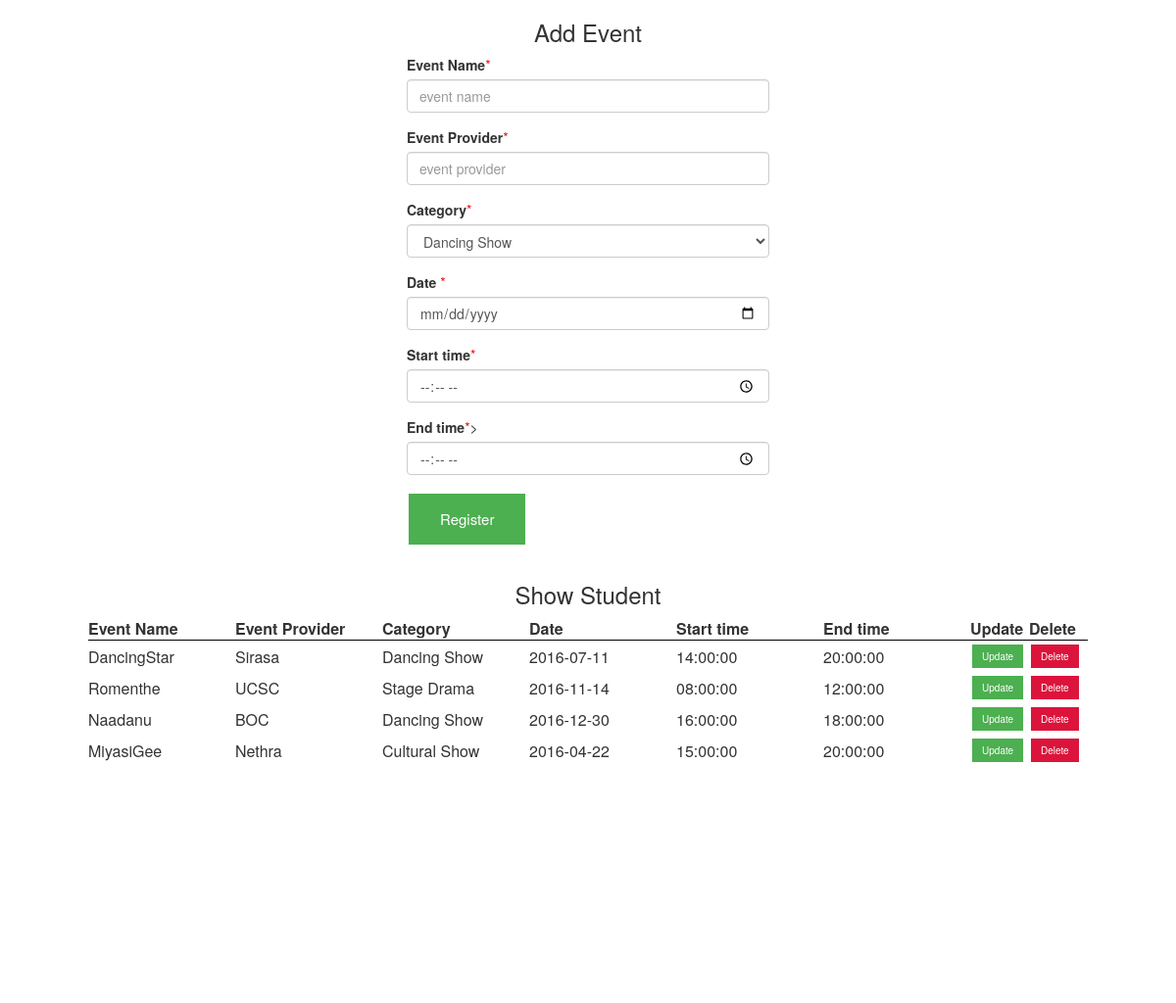
The page / on the database its author committed.
### tables this page shows
CREATE TABLE IF NOT EXISTS `event` (
  `event_id` int(11) NOT NULL,
  `event_name` varchar(50) NOT NULL,
  `event_provider` varchar(100) NOT NULL,
  `category` varchar(100) NOT NULL,
  `e_date` date NOT NULL,
  `start_time` time NOT NULL,
  `end_time` time NOT NULL,
  `status` varchar(50) DEFAULT NULL
);

### index.php (the view, shortened to what this page needs)
<?php
    $hostname = "localhost";
    $username = "root";
    $password = "";
    $database = "eventreg";
    $conn = mysqli_connect($hostname, $username, $password, $database);
?>
<html lang="en">
<head>
    <link rel="stylesheet" href="bootstrap.min.css">
    <link rel="stylesheet" href="styleCSS.css">
</head>
  <body>
    <div class="container-fluid text-center">
      <div class="row content">
        <div class="col-xs-4 sidenav">
        </div>
        <div class="col-xs-4 text-left">
          <center><h3>Add Event</h3></center>
            <form method="post" action="add_event.php" name="updateEvent">
                <div class="form-group">
                    <label>Event Name</label><span class="error">*</span><br>
                    <input type="text" class="form-control" id="name" name="event_name" placeholder="event name" required>
                </div>
                <div class="form-group">
                    <label>Event Provider</label><span class="error">*</span><br>
                    <input type="text" class="form-control" id="provider" name="event_provider" placeholder="event provider" required>
                </div>
                <div class="form-group">
                    <label>Category</label><span class="error">*</span><br>
                    <select  name="category" class="form-control" required>
                        <option value="Dancing Show">Dancing Show</option>
                    </select>
                </div>
                <div class="form-group">
                    <label>Date</label> <span class="error">*</span><br>
                    <input type="date" class="form-control" id="date" name="e_date" required>
                </div>
                <div class="form-group">
                    <label>Start time</label><span class="error">*</span><br>
                    <input type="time" class="form-control" id="stime" name="start_time" required>
                </div>
                <div class="form-group">
                    <label>End time</label><span class="error">*</span>><br>
                    <input type="time" class="form-control" id="etime" name="end_time" required>
                </div>
                <button type="submit"  name="submit" class="button">Register</button>
                </form>
        </div>
          <div class="col-xs-4 sidenav">
          </div>
      </div>
    </div>
    <div class="container-fluid text-center">
        <div class="row content">
        <center><h3>Show Student</h3></center>
                  <center><table>
                          <tr style= "border-bottom:1px solid #000000;height:10px">
                              <th style= "width:150px">Event Name</th>
                              <th style= "width:150px">Event Provider</th>
                              <th style= "width:150px">Category</th>
                              <th style= "width:150px">Date</th>
                              <th style= "width:150px">Start time</th>
                              <th style= "width:150px">End time</th>
                              <th style= "width:60px">Update</th>
                              <th style= "width:60px">Delete</th>
                          </tr>
              <?php
              if ($result = mysqli_query($conn, "SELECT * FROM event ORDER BY event_id")) {
                  if ($result->num_rows > 0) {
                      while ($row = $result->fetch_object()) {
                          echo "<tr>";
                          echo "<td>" . $row->event_name . "</td>";
                          echo "<td>" . $row->event_provider . "</td>";
                          echo "<td>" . $row->category . "</td>";
                          echo "<td>" . $row->e_date . "</td>";
                          echo "<td>" . $row->start_time . "</td>";
                          echo "<td>" . $row->end_time . "</td>";
                          echo "<td><a href='update_view.php?id=" . $row->event_id . "' class='button1'>Update</a></td>";
                          echo "<td><a href='delete_event.php?id=" . $row->event_id . "' class='button2'>Delete</a></td>";
                          echo "</tr>";
                      }
                      echo "</table></center>";
                  }
                  else {
                      echo "No results to display!";
                  }
              }
              ?>
              </div>
          </div>
  </body>
</html>

### styleCSS.css (style rules this page uses)
.row.content { height: 450px }
.sidenav { padding-top: 20px; height: 100%; }
.button { background-color: #4CAF50; border: none; color: white; padding: 15px 32px; text-align: center; text-decoration: none; display: inline-block; font-size: 15px; margin: 4px 2px; cursor: pointer; }
.button1 { background-color: #4CAF50; border: none; color: white; padding: 5px 10px; text-align: center; text-decoration: none; display: inline-block; font-size: 10px; margin: 4px 2px; cursor: pointer; }
.button2 { background-color: #DC143C; border: none; color: white; padding: 5px 10px; text-align: center; text-decoration: none; display: inline-block; font-size: 10px; margin: 4px 2px; cursor: pointer; }

### index.php (style rules this page uses)
.error { color: #FF0000; }

### rows shown on the page
event: event_name "DancingStar", event_provider "Sirasa", category "Dancing Show", e_date "2016-07-11", start_time "14:00:00", end_time "20:00:00"
event: event_name "Romenthe", event_provider "UCSC", category "Stage Drama", e_date "2016-11-14", start_time "08:00:00", end_time "12:00:00"
event: event_name "Naadanu", event_provider "BOC", category "Dancing Show", e_date "2016-12-30", start_time "16:00:00", end_time "18:00:00"
event: event_name "MiyasiGee", event_provider "Nethra", category "Cultural Show", e_date "2016-04-22", start_time "15:00:00", end_time "20:00:00"
